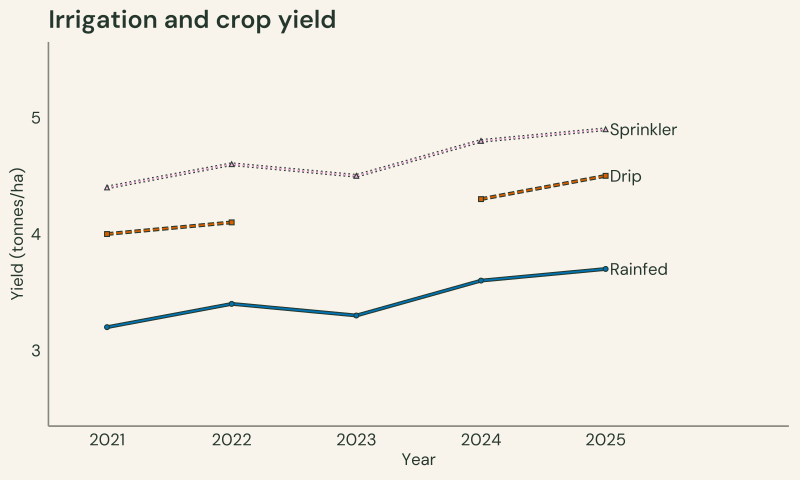

The R source for this figure:
# Illustrative trial yields, not observations from a real farming experiment.
library(plotfoundry)
library(ggplot2)
trial <- data.frame(
  year = rep(2021:2025, 3),
  yield_t_ha = c(3.2, 3.4, 3.3, 3.6, 3.7,
                 4.0, 4.1, NA, 4.3, 4.5,
                 4.4, 4.6, 4.5, 4.8, 4.9),
  irrigation = rep(c("Rainfed", "Drip", "Sprinkler"), each = 5)
)
s <- pf_theme("folio", mode = "light", profile = "presentation")
p <- ggplot() +
  pf_line(trial, "year", "yield_t_ha", "irrigation", s,
          domain = c("Rainfed", "Drip", "Sprinkler")) +
  pf_theme_gg(s) +
  scale_x_continuous(breaks = 2021:2025, limits = c(2020.8, 2026.2)) +
  scale_y_continuous(limits = c(2.5, 5.5)) +
  labs(title = "Irrigation and crop yield",
       x = "Year", y = "Yield (tonnes/ha)")
pf_export(s, "r-yield-presentation", plot = p, height_inches = 4.8, dpi = 144)
